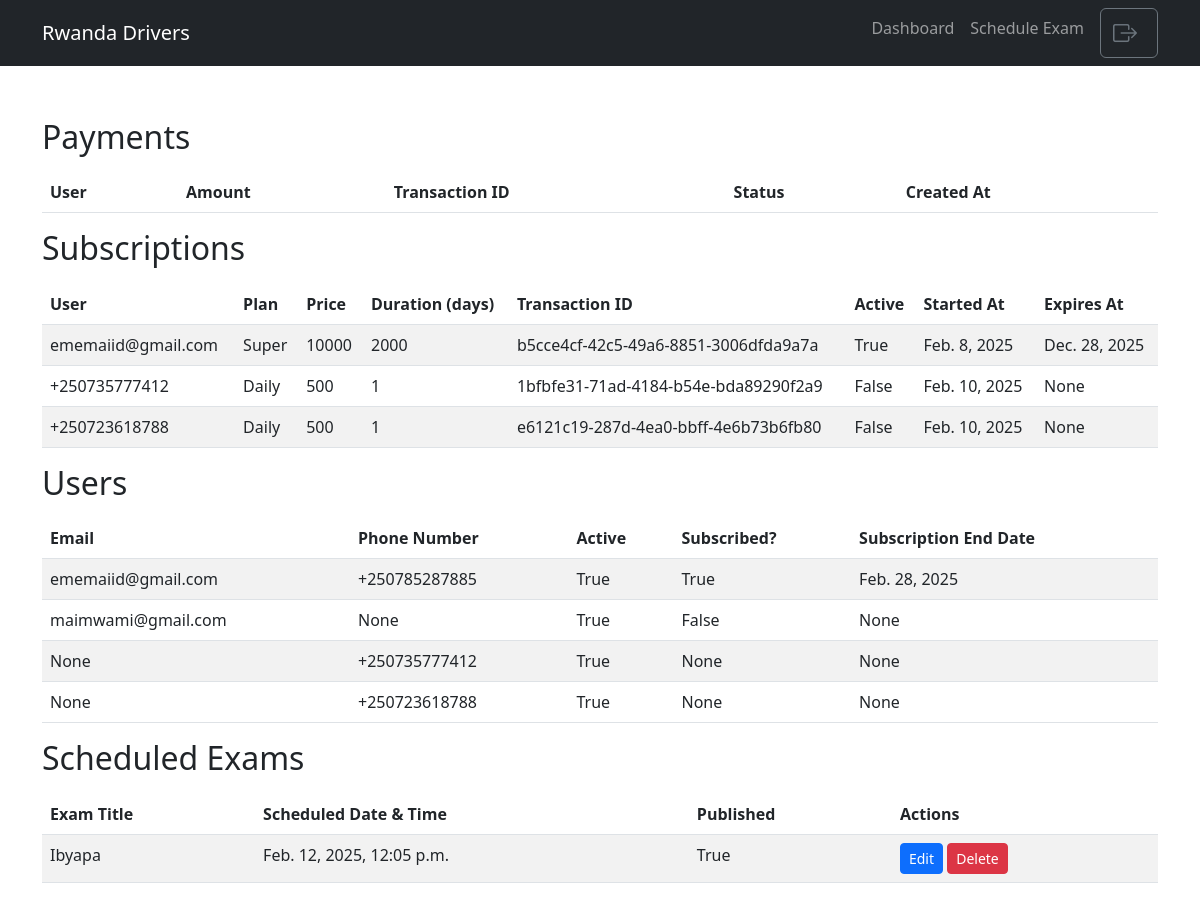
Page /dashboard/ (signed in) on the earlier database version.
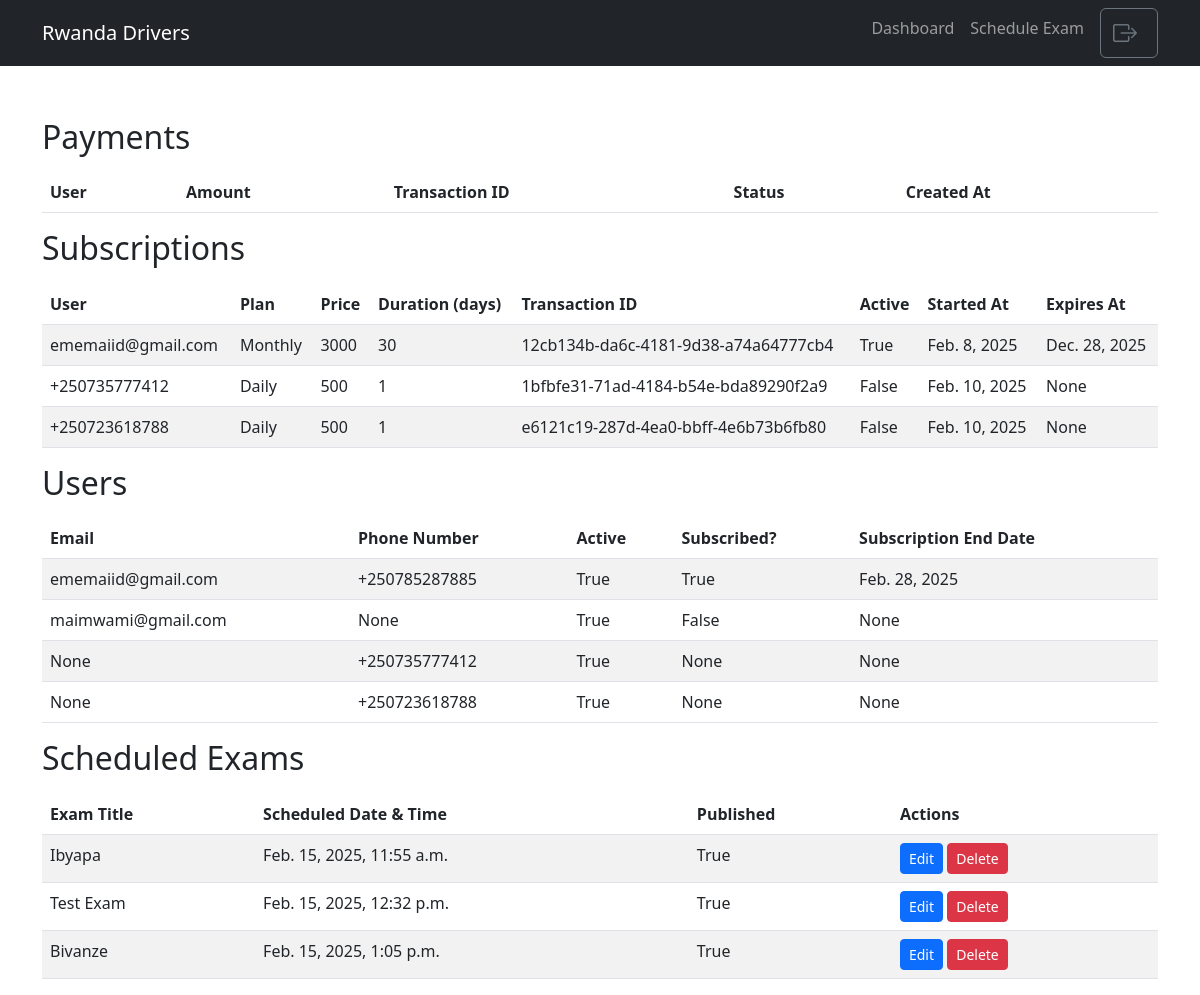
Same page on the later database version.
### app/models.py (models this page shows, shortened)
class Subscription(models.Model):
    user = models.OneToOneField(UserProfile, on_delete=models.CASCADE)
    plan = models.ForeignKey(Plan, on_delete=models.SET_NULL, null=True)
    price = models.IntegerField(default=500)
    duration_days = models.IntegerField(default=1, null=True)
    phone_number = models.CharField(max_length=13, default="25078")
    transaction_id = models.CharField(max_length=50, unique=True, blank=True, null=True)
    active = models.BooleanField(default=False)
    started_at = models.DateField(auto_now_add=True)
    expires_at = models.DateField(null=True, blank=True)

class UserProfile(AbstractUser):
    GENDER_CHOICES = [
        ('male','male'),
        ('female', 'female'),
        ('other', 'other'),
    ]
    username = None  # Remove default username field
    name = models.CharField(max_length=16, unique=True)
    email = models.EmailField(unique=True, blank=True, null=True)
    phone_number = models.CharField(max_length=15, unique=True, null=True, blank=True)
    gender = models.CharField(max_length=10, choices=GENDER_CHOICES, null=True, blank=True)
    profile_picture = models.ImageField(upload_to='images/', default='avatar.jpg',null=True, blank=True)
    date_joined = models.DateTimeField(auto_now_add=True)
    active = models.BooleanField(default=False)
    subscription_end_date = models.DateField(null=True, blank=True)
    otp_code = models.CharField(max_length=6, blank=True, null=True)
    USERNAME_FIELD = 'phone_number'  # Default authentication field
    REQUIRED_FIELDS = ['email']  # Email is optional, but preferred
    objects = UserProfileManager()
    @property
    def is_subscribed(self):
        if not hasattr(self, 'subscription'):
            return False
        return (
            self.subscription.expires_at and
            self.subscription.expires_at >= timezone.now().date() and
            self.subscription.active
        )
    def __str__(self):
        return self.email if self.email else self.phone_number

class Plan(models.Model):
    PLAN_CHOICES = [
        ('Daily', 'Daily'),
        ('Weekly', 'Weekly'),
        ('Monthly', 'Monthly'),
        ('Super', 'Super'),
    ]
    plan = models.CharField(max_length=10, choices=PLAN_CHOICES, default="Daily", null=True)
    def __str__(self):
        return self.plan

class ScheduledExam(models.Model):
    exam = models.ForeignKey("Exam", on_delete=models.CASCADE)  # Ensure CASCADE to avoid null exams
    scheduled_datetime = models.DateTimeField(help_text="Date & time when the exam should be published")
    is_published = models.BooleanField(default=False)

class Exam(models.Model):
    TYPE_CHOICES = [
        ('Ibimenyetso', 'Ibimenyetso'),
        ('Ibyapa', 'Ibyapa'),
        ('Bivanze', 'Bivanze'),
        ('Ibindi', 'Ibindi'),
    ]
    title = models.CharField(max_length=500, choices=TYPE_CHOICES, blank=True)
    questions = models.ManyToManyField(Question, related_name='exams')
    duration = models.PositiveIntegerField(default=20,help_text="Duration of the exam in minutes")
    created_at = models.DateTimeField(auto_now_add=True)
    updated_at = models.DateTimeField(auto_now=True)
    is_active = models.BooleanField(default=False)

### dashboard/views.py (the view)
# urls.py: path('', views.admin_dashboard, name='admin_dashboard'),
@login_required
@user_passes_test(staff_required)
def admin_dashboard(request):
    payments = Payment.objects.all()
    subscriptions = Subscription.objects.all()
    users = UserProfile.objects.all()
    scheduled_exams = ScheduledExam.objects.all()
    context = {
        'payments': payments,
        'subscriptions': subscriptions,
        'users': users,
        'scheduled_exams': scheduled_exams,
    }
    return render(request, 'dashboard/dashboard.html', context)

### app/context_processors.py (called while the page is built)
def exams_slider_context(request):
    now = timezone.localtime(timezone.now())
    start_of_day = now.replace(hour=0, minute=0, second=0, microsecond=0)
    end_of_day = now.replace(hour=23, minute=59, second=59, microsecond=999999)
    return {
        'exams_scheduled': ScheduledExam.objects.filter(
            scheduled_datetime__range=(start_of_day, end_of_day)
        ),
    }

### dashboard/views.py (called while the page is built)
def staff_required(user):
    return user.is_staff

### dashboard/templates/dashboard/dashboard.html (shortened to what this page needs)
{% extends "dashboard/base.html" %}
{% block content %}
  <h2 class="mb-3">Payments</h2>
  <table class="table table-striped datatable">
    <thead>
      <tr>
        <th>User</th>
        <th>Amount</th>
        <th>Transaction ID</th>
        <th>Status</th>
        <th>Created At</th>
      </tr>
    </thead>
  </table>
  <h2 class="mb-3">Subscriptions</h2>
  <table class="table table-striped datatable">
    <thead>
      <tr>
        <th>User</th>
        <th>Plan</th>
        <th>Price</th>
        <th>Duration (days)</th>
        <th>Transaction ID</th>
        <th>Active</th>
        <th>Started At</th>
        <th>Expires At</th>
      </tr>
    </thead>
    <tbody>
      {% for subscription in subscriptions %}
      <tr>
        <td>{{ subscription.user }}</td>
        <td>{{ subscription.plan }}</td>
        <td>{{ subscription.price }}</td>
        <td>{{ subscription.duration_days }}</td>
        <td>{{ subscription.transaction_id }}</td>
        <td>{{ subscription.active }}</td>
        <td>{{ subscription.started_at }}</td>
        <td>{{ subscription.expires_at }}</td>
      </tr>
      {% endfor %}
    </tbody>
  </table>
  <h2 class="mb-3">Users</h2>
  <table class="table table-striped datatable">
    <thead>
      <tr>
        <th>Email</th>
        <th>Phone Number</th>
        <th>Active</th>
        <th>Subscribed?</th>
        <th>Subscription End Date</th>
      </tr>
    </thead>
    <tbody>
      {% for user in users %}
      <tr>
        <td>{{ user.email }}</td>
        <td>{{ user.phone_number }}</td>
        <td>{{ user.active }}</td>
        <td>{{ user.is_subscribed }}</td>
        <td>{{ user.subscription_end_date }}</td>
      </tr>
      {% endfor %}
    </tbody>
  </table>
  <h2 class="mb-3">Scheduled Exams</h2>
  <table class="table table-striped datatable" id="datatable">
    <thead>
      <tr>
        <th>Exam Title</th>
        <th>Scheduled Date &amp; Time</th>
        <th>Published</th>
        <th>Actions</th>
      </tr>
    </thead>
    <tbody>
      {% for scheduled_exam in scheduled_exams %}
      <tr>
        <td>{{ scheduled_exam.exam.title }}</td>
        <td>{{ scheduled_exam.scheduled_datetime }}</td>
        <td>{{ scheduled_exam.is_published }}</td>
        <td>
          <a href="{% url 'scheduled_exam_update' scheduled_exam.id %}" class="btn btn-sm btn-primary">Edit</a>
          <a href="{% url 'scheduled_exam_delete' scheduled_exam.id %}" class="btn btn-sm btn-danger">Delete</a>
        </td>
      </tr>
      {% endfor %}
    </tbody>
  </table>
{% endblock %}

Differences in the rows shown:
changed Subscription "True": plan "Super" → "Monthly"; price "10000" → "3000"; duration_days "2000" → "30"; transaction_id "b5cce4cf-42c5-49a6-8851-3006dfda9a7a" → "12cb134b-da6c-4181-9d38-a74a64777cb4"
changed ScheduledExam "Ibyapa": scheduled_datetime "Feb. 12, 2025, 12:05 p.m." → "Feb. 15, 2025, 11:55 a.m."
added ScheduledExam: exam "Test Exam", scheduled_datetime "Feb. 15, 2025, 12:32 p.m.", is_published "True"
added ScheduledExam: exam "Bivanze", scheduled_datetime "Feb. 15, 2025, 1:05 p.m.", is_published "True"
